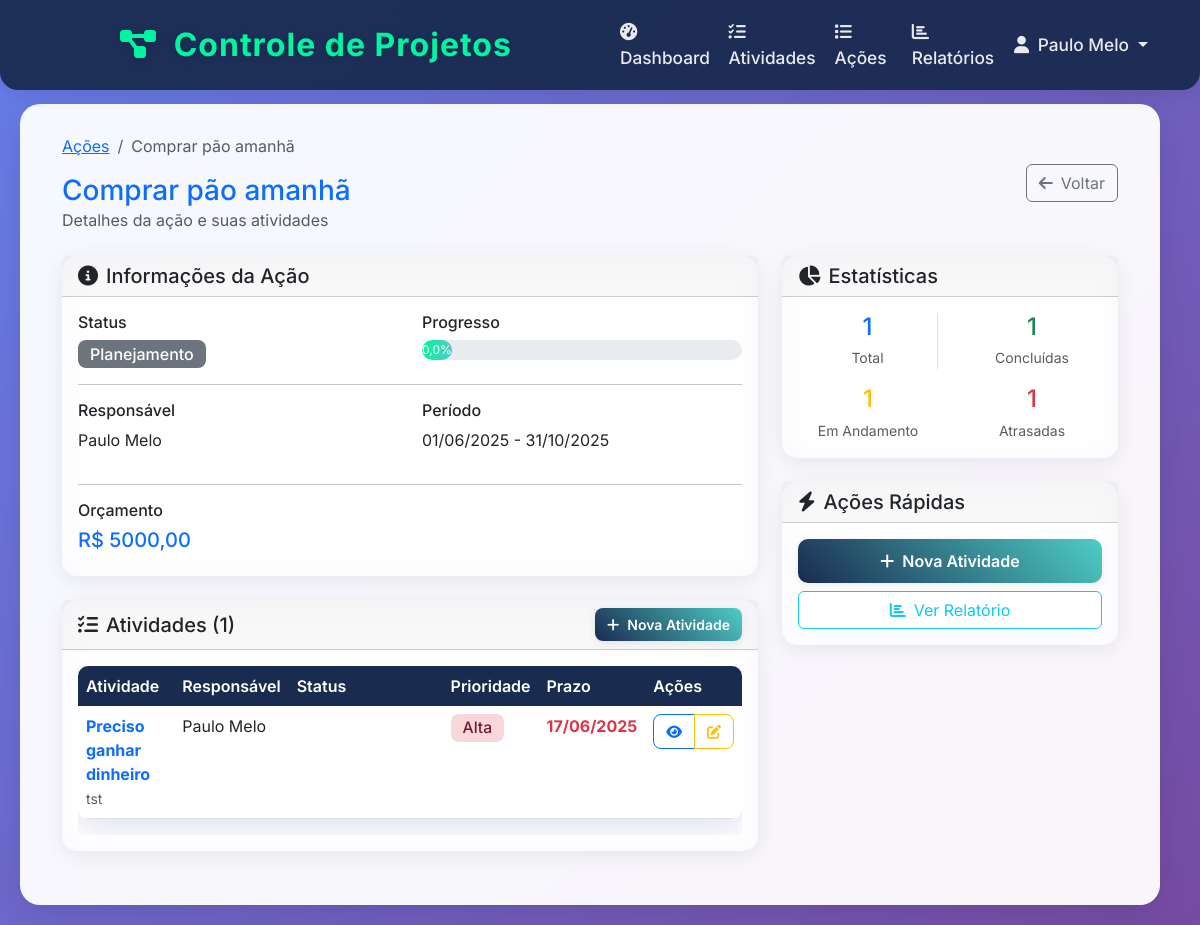
The app's page /activities/actions/1/ (signed in), older data.
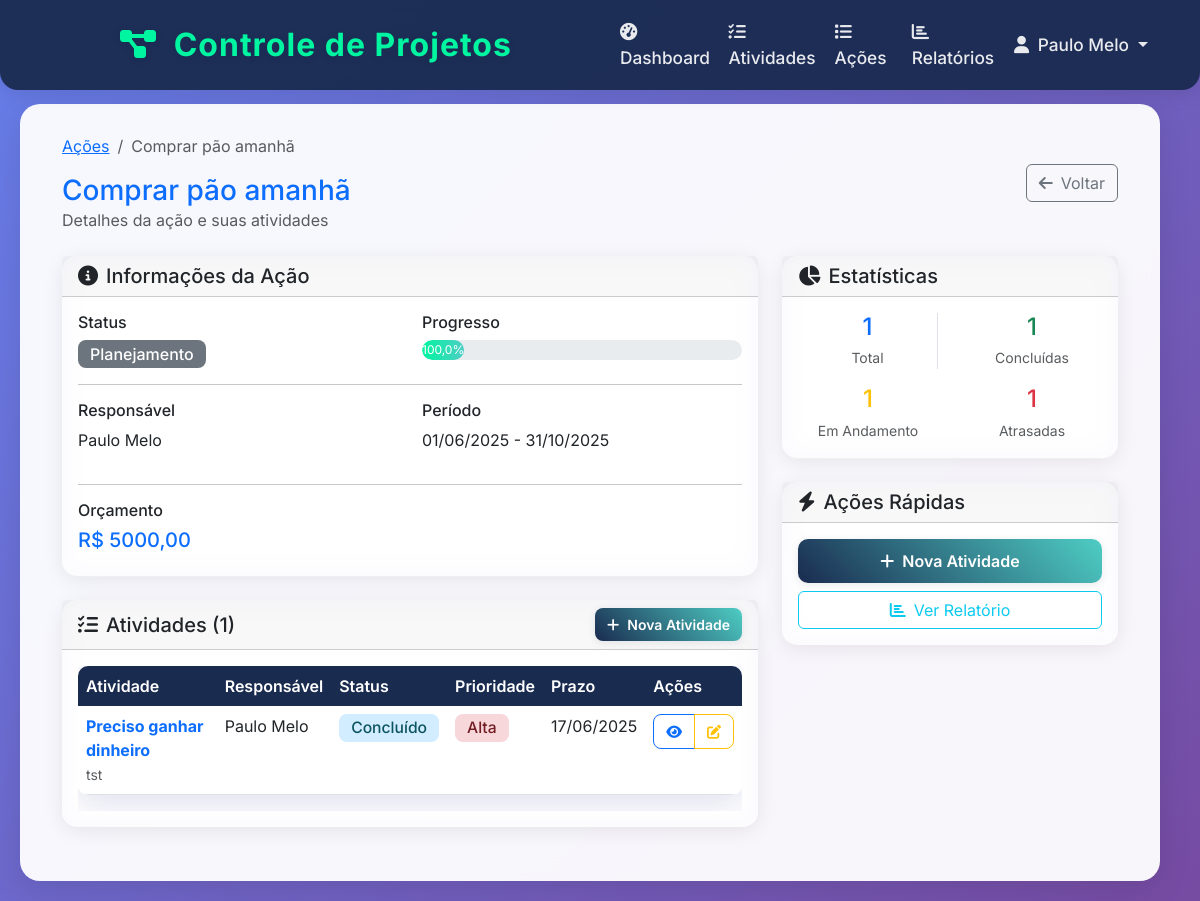
The same page, newer data.
### activities/models.py (models this page shows, shortened)
class Action(models.Model):
    name = models.CharField(max_length=200, verbose_name="Nome da Ação")
    description = models.TextField(blank=True, null=True, verbose_name="Descrição")
    owner = models.ForeignKey(
        Worker,
        on_delete=models.PROTECT,
        related_name='owned_actions',
        verbose_name="Responsável"
    )
    start_date = models.DateField(verbose_name="Data de Início")
    end_date = models.DateField(verbose_name="Data de Término")
    budget = models.DecimalField(
        max_digits=12,
        decimal_places=2,
        blank=True,
        null=True,
        verbose_name="Orçamento"
    )
    status = models.CharField(
        max_length=20,
        choices=[
            ('planning', 'Planejamento'),
            ('in_progress', 'Em Andamento'),
            ('completed', 'Concluído'),
            ('cancelled', 'Cancelado'),
        ],
        default='planning',
        verbose_name="Status"
    )
    created_at = models.DateTimeField(auto_now_add=True, verbose_name="Data de Criação")
    updated_at = models.DateTimeField(auto_now=True, verbose_name="Última Atualização")
    class Meta:
        verbose_name = "Ação"
        verbose_name_plural = "Ações"
        ordering = ['-created_at']
    @property
    def progress_percentage(self):
        activities = self.activities.all()
        if not activities:
            return 0
        completed = activities.filter(status='completed').count()
        total = activities.count()
        return round((completed / total) * 100, 1)
    @property
    def is_overdue(self):
        return self.end_date < timezone.now().date() and self.status != 'completed'

class Activity(models.Model):
    STATUS_CHOICES = [
        ('not_started', 'Não Iniciado'),
        ('in_progress', 'Em Andamento'),
        ('completed', 'Concluído'),
        ('paused', 'Pausado'),
    ]
    PRIORITY_CHOICES = [
        ('low', 'Baixa'),
        ('medium', 'Média'),
        ('high', 'Alta'),
        ('urgent', 'Urgente'),
    ]
    name = models.CharField(max_length=200, verbose_name="Nome da Atividade")
    description = models.TextField(blank=True, null=True, verbose_name="Descrição")
    action = models.ForeignKey(
        Action,
        on_delete=models.CASCADE,
        related_name='activities',
        verbose_name="Ação"
    )
    assigned_to = models.ForeignKey(
        Worker,
        on_delete=models.PROTECT,
        related_name='assigned_activities',
        verbose_name="Atribuído para"
    )
    status = models.CharField(
        max_length=20,
        choices=STATUS_CHOICES,
        default='not_started',
        verbose_name="Status"
    )
    priority = models.CharField(
        max_length=20,
        choices=PRIORITY_CHOICES,
        default='medium',
        verbose_name="Prioridade"
    )
    deadline = models.DateField(verbose_name="Prazo")
    estimated_hours = models.DecimalField(
        max_digits=6,
        decimal_places=2,
        blank=True,
        null=True,
        verbose_name="Horas Estimadas"
    )
    created_at = models.DateTimeField(auto_now_add=True, verbose_name="Data de Criação")
    updated_at = models.DateTimeField(auto_now=True, verbose_name="Última Atualização")
    class Meta:
        verbose_name = "Atividade"
        verbose_name_plural = "Atividades"
        ordering = ['-created_at']
    @property
    def is_overdue(self):
        return self.deadline < timezone.now().date() and self.status != 'completed'

class Worker(models.Model):
    LEVEL_CHOICES = [
        ('admin', 'Administrador'),
        ('manager', 'Gerente'),
        ('collaborator', 'Colaborador'),
    ]
    user = models.OneToOneField(User, on_delete=models.CASCADE, verbose_name="Usuário")
    level = models.CharField(
        max_length=20,
        choices=LEVEL_CHOICES,
        default='collaborator',
        verbose_name="Nível"
    )
    department = models.CharField(max_length=100, verbose_name="Departamento")
    phone = models.CharField(max_length=20, blank=True, null=True, verbose_name="Telefone")
    created_at = models.DateTimeField(auto_now_add=True, verbose_name="Data de Criação")
    updated_at = models.DateTimeField(auto_now=True, verbose_name="Última Atualização")
    class Meta:
        verbose_name = "Trabalhador"
        verbose_name_plural = "Trabalhadores"
        ordering = ['user__first_name', 'user__last_name']
    @property
    def full_name(self):
        return self.user.get_full_name()

### activities/views.py (the view)
# urls.py: path('actions/<int:pk>/', views.action_detail, name='action_detail'),
@login_required
def action_detail(request, pk):
    action = get_object_or_404(Action, pk=pk)
    try:
        worker = request.user.worker
        if worker.level not in ['admin', 'manager'] and not action.activities.filter(assigned_to=worker).exists():
            messages.error(request, 'Você não tem permissão para visualizar esta ação.')
            return redirect('activities:action_list')
    except Worker.DoesNotExist:
        messages.warning(request, 'Complete seu perfil primeiro.')
        return redirect('accounts:complete_profile')
    context = {
        'action': action,
        'activities': action.activities.all().order_by('deadline')
    }
    return render(request, 'activities/action_detail.html', context)

### templates/activities/action_detail.html (shortened to what the changed rows need)
{% extends 'base.html' %}
{% block content %}
<div class="container-fluid">
    <div class="row mb-4">
        <div class="col-12">
            <div class="d-flex justify-content-between align-items-center">
                <div>
                    <nav aria-label="breadcrumb">
                        <ol class="breadcrumb">
                            <li class="breadcrumb-item"><a href="{% url 'activities:action_list' %}">Ações</a></li>
                            <li class="breadcrumb-item active">{{ action.name }}</li>
                        </ol>
                    </nav>
                    <h1 class="h3 mb-0 text-primary">{{ action.name }}</h1>
                    <p class="text-muted mb-0">Detalhes da ação e suas atividades</p>
                </div>
            </div>
        </div>
    </div>
    <div class="row">
        <div class="col-lg-8">
            <div class="card mb-4">
                <div class="card-body">
                    <div class="row">
                        <div class="col-md-6">
                            <h6>Status</h6>
                            <span class="badge bg-{% if action.status == 'completed' %}success{% elif action.status == 'in_progress' %}warning{% else %}secondary{% endif %} fs-6">
                                {{ action.get_status_display }}
                            </span>
                        </div>
                        <div class="col-md-6">
                            <div class="progress mb-2" style="height: 20px;">
                                <div class="progress-bar bg-success" role="progressbar"
                                     style="width: {{ action.progress_percentage }}%"
                                     aria-valuenow="{{ action.progress_percentage }}"
                                     aria-valuemin="0" aria-valuemax="100">
                                    {{ action.progress_percentage }}%
                                </div>
                            </div>
                        </div>
                    </div>
                    <div class="row">
                        <div class="col-md-6">
                            <h6>Responsável</h6>
                            <p>{{ action.owner.full_name }}</p>
                        </div>
                        <div class="col-md-6">
                            <h6>Período</h6>
                            <p>{{ action.start_date|date:"d/m/Y" }} - {{ action.end_date|date:"d/m/Y" }}</p>
                        </div>
                    </div>
                    {% if action.budget %}
                    <hr>
                    <div>
                        <h6>Orçamento</h6>
                        <p class="h5 text-primary">R$ {{ action.budget|floatformat:2 }}</p>
                    </div>
                    {% endif %}
                </div>
            </div>
            <div class="card">
                <div class="card-body">
                    {% if activities %}
                        <div class="table-responsive">
                            <table class="table table-hover">
                                <thead>
                                    <tr>
                                        <th>Atividade</th>
                                        <th>Responsável</th>
                                        <th>Status</th>
                                        <th>Prioridade</th>
                                        <th>Prazo</th>
                                        <th>Ações</th>
                                    </tr>
                                </thead>
                                <tbody>
                                    {% for activity in activities %}
                                    <tr>
                                        <td>
                                            <div>
                                                <a href="{% url 'activities:activity_detail' activity.pk %}" class="text-decoration-none fw-bold">
                                                    {{ activity.name }}
                                                </a>
                                                {% if activity.description %}
                                                    <br><small class="text-muted">{{ activity.description|truncatechars:50 }}</small>
                                                {% endif %}
                                            </div>
                                        </td>
                                        <td>{{ activity.assigned_to.full_name }}</td>
                                        <td>
                                            <span class="badge status-{{ activity.status }}">
                                                {{ activity.get_status_display }}
                                            </span>
                                        </td>
                                        <td>
                                            <span class="badge priority-{{ activity.priority }}">
                                                {{ activity.get_priority_display }}
                                            </span>
                                        </td>
                                        <td>
                                            <span class="{% if activity.is_overdue %}text-danger fw-bold{% endif %}">
                                                {{ activity.deadline|date:"d/m/Y" }}
                                            </span>
                                        </td>
                                        <td>
                                            <div class="btn-group" role="group">
                                                <a href="{% url 'activities:activity_detail' activity.pk %}"
                                                   class="btn btn-sm btn-outline-primary"
                                                   title="Ver detalhes">
                                                    <i class="fas fa-eye"></i>
                                                </a>
                                                <a href="{% url 'activities:activity_update' activity.pk %}"
                                                   class="btn btn-sm btn-outline-warning"
                                                   title="Editar">
                                                    <i class="fas fa-edit"></i>
                                                </a>
                                            </div>
                                        </td>
                                    </tr>
                                    {% endfor %}
                                </tbody>
                            </table>
                        </div>
                    {% endif %}
                </div>
            </div>
        </div>
    </div>
</div>
{% endblock %}

Row changes from the older to the newer data that the page shows:
computed for Action "Comprar pão amanhã": progress_percentage "0,0" → "100,0"
changed Activity "Preciso ganhar dinheiro": status (not shown) → "Concluído"
Text that changed along with them:
{{ action.progress_percentage }}: 0,0 → 100,0 (drawn)
